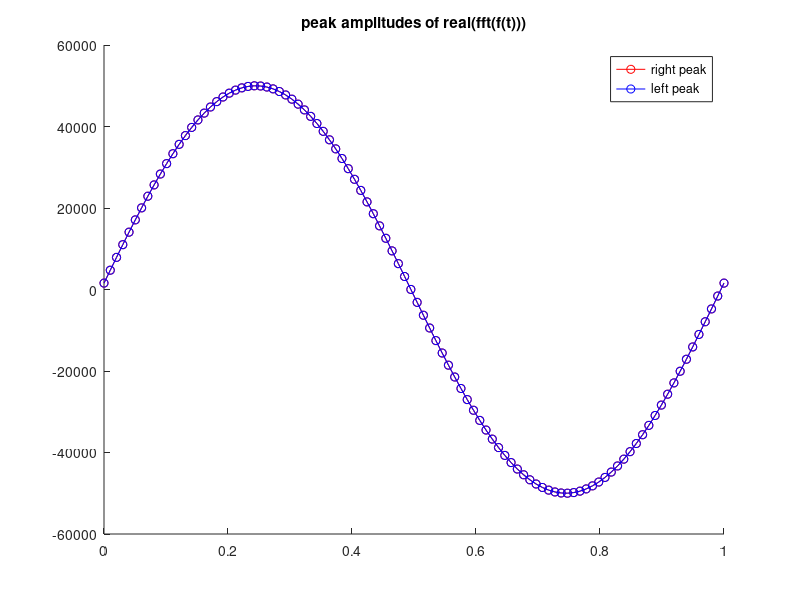
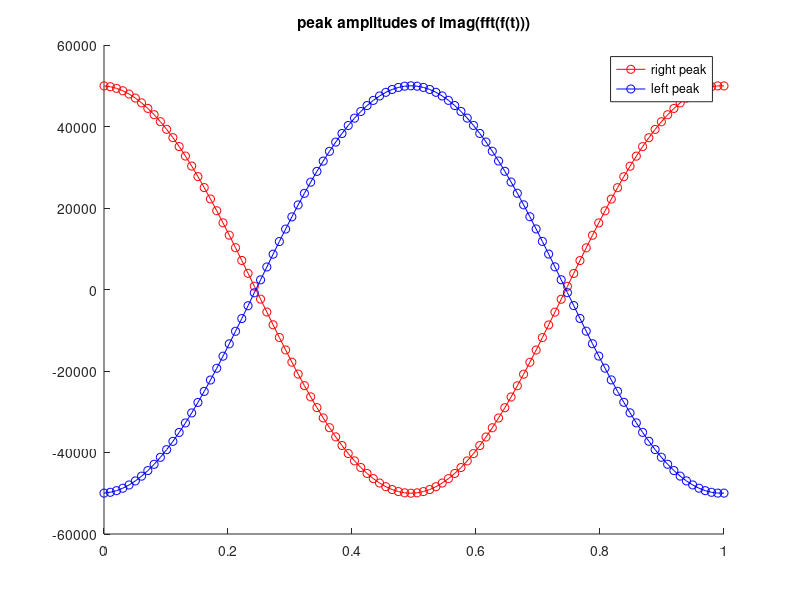
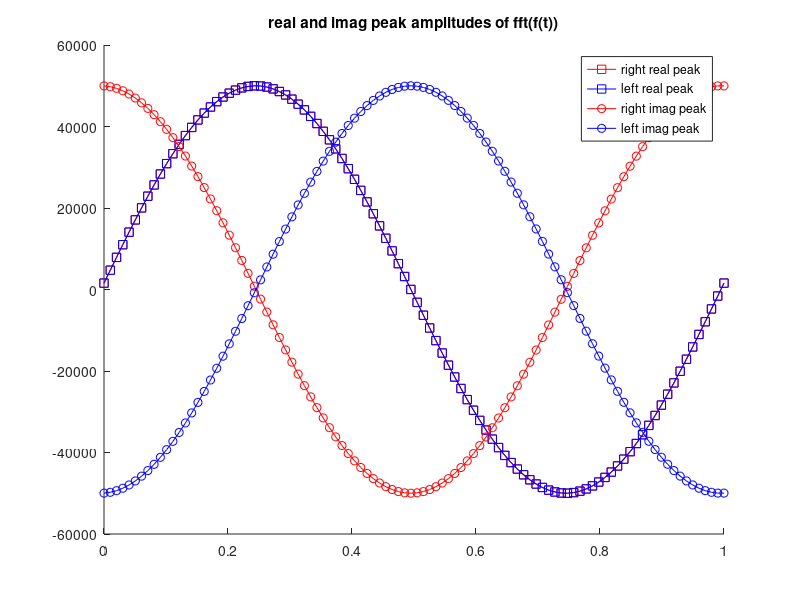
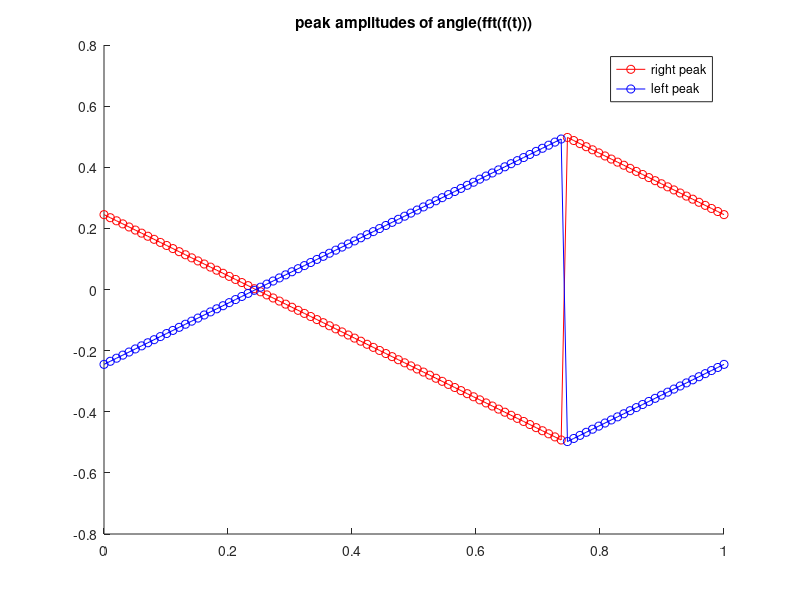

Source code (MATLAB) for these figures, in order:
t = linspace(0, 1000*2*pi, 100000);

alpha_list = [];

max_real_fft_left = [];
max_real_fft_right = [];

max_imag_fft_left = [];
max_imag_fft_right = [];

res_abs_fft_left = [];
res_abs_fft_right = [];

res_angle_fft_left = [];
res_angle_fft_right = [];

for alpha = linspace(0,1,100)
    close all;
    T = 2*pi;
    myfunc = sin((2*pi/T)*t+alpha*T);
%    myfunc = exp(i*((2*pi/T)*t+alpha*T));
    %plotTime_and_FFTs(t, myfunc);
    %title(sprintf('f = %f T = %f \\alpha = %f', 1/T, T, alpha));

    
    F = fft(myfunc);
    
    real_fft_myfunc = real(F);
    imag_fft_myfunc = imag(F);
    abs_fft_myfunc = abs(F);
    angle_fft_myfunc = angle(F)/(2*pi);
    
    mid = round(length(abs_fft_myfunc)/2);
    abs_fft_myfunc_1 = abs_fft_myfunc(1:mid);
    abs_fft_myfunc_2 = abs_fft_myfunc(mid+1:end);
    
    idx_left = find(abs_fft_myfunc_1 == max(abs_fft_myfunc_1 ));
    idx_right = mid + find(abs_fft_myfunc_2 == max(abs_fft_myfunc_2 ));
    
%    mini = min(abs_fft_myfunc);
 %   maxi = max(abs_fft_myfunc);
    %idx_mini = find(abs_fft_myfunc==mini);
%     idx_maxi = find(abs_fft_myfunc==maxi);
%     idx_left = min(idx_mini, idx_maxi);
%     idx_right = max(idx_mini, idx_maxi);
%     
%     idx_maxi(1)
%     idx_m

    alpha_list(end+1) = alpha;
    max_real_fft_left(end+1) = real_fft_myfunc(idx_left);
    max_real_fft_right(end+1) = real_fft_myfunc(idx_right);
    max_imag_fft_left(end+1) = imag_fft_myfunc(idx_left);
    max_imag_fft_right(end+1) = imag_fft_myfunc(idx_right);
    res_abs_fft_left(end+1) = abs_fft_myfunc(idx_left);
    res_abs_fft_right(end+1) = abs_fft_myfunc(idx_right);
    res_angle_fft_left(end+1) = angle_fft_myfunc(idx_left);
    res_angle_fft_right(end+1) = angle_fft_myfunc(idx_right);

end

figure;
hold on;
plot(alpha_list, max_real_fft_right, 'r-o');
plot(alpha_list, max_real_fft_left, 'b-o');
legend('right peak','left peak');
title('peak amplitudes of real(fft(f(t)))');

figure;
hold on;
plot(alpha_list, max_imag_fft_right, 'r-o');
plot(alpha_list, max_imag_fft_left, 'b-o');
legend('right peak','left peak');
title('peak amplitudes of imag(fft(f(t)))');

figure;
hold on;
plot(alpha_list, max_real_fft_right, 'r-s');
plot(alpha_list, max_real_fft_left, 'b-s');
plot(alpha_list, max_imag_fft_right, 'r-o');
plot(alpha_list, max_imag_fft_left, 'b-o');
legend('right real peak','left real peak','right imag peak','left imag peak');
title('real and imag peak amplitudes of fft(f(t))');

figure;
hold on;
plot(alpha_list, res_angle_fft_right, 'r-o');
plot(alpha_list, res_angle_fft_left, 'b-o');
legend('right peak','left peak');
title('peak amplitudes of angle(fft(f(t)))');
